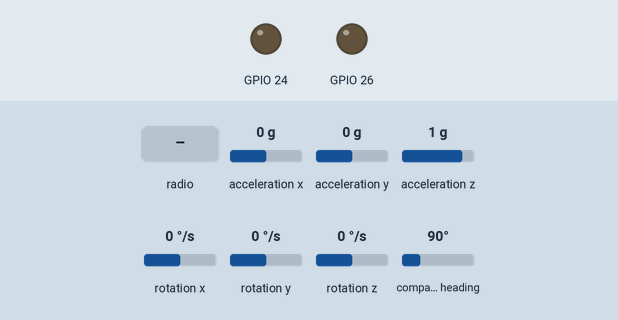
Simulated run of this program. Board: Raspberry Pi (BCM pin numbers). Shown: output pins drawn as LEDs (lit = HIGH). Inputs (shaded band) come from the test bench; at power-on: acceleration x 0 g, acceleration z 1 g, acceleration y 0 g, rotation x 0 °/s, rotation y 0 °/s, rotation z 0 °/s, compass heading 90°. The clock reads 2024-03-15 10:24:30 at power-on unless the program sets it; no radio messages arrive unless stated (any console line starting 'radio sent:' is added by the test bench); the camera gives no picture and a still takes 0.5 s; what the program prints to the terminal is not drawn.

Above: at 2.2 s.
2.3 s: radio message "1" arrives
At 4.1 s:
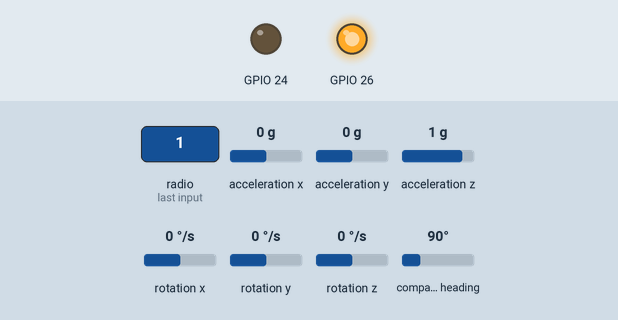
5.3 s: acceleration x set to -1.4 g
7.0 s: acceleration z set to -1.4 g
Timing chart, 0 to 10.0 s (numbered marks = the images above; inputs shaded):
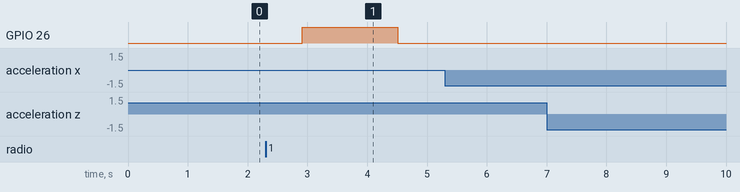

Measured:
- after the input at 2.3 s, GPIO 26: LOW → HIGH after 0.61 s, → LOW 1.6 s later
- after the input at 5.3 s, every drawn part: stays the same
- after the input at 7.0 s, every drawn part: stays the same

The program:

berryIMU.py
```python
# (licence header left out)
from picamera import PiCamera
import time
import math
import board
import IMU
import datetime
import os
import sys
import RPi.GPIO as GPIO
import busio
from digitalio import DigitalInOut, Direction, Pull
import adafruit_ssd1306
import adafruit_rfm9x
global beta
global counter
global sent
global command2Sent
global command3Send
global command4Sent
counter = 0
sent = 0
command2Sent = 0
command3Send = 0
command4Sent = 0
beta = 0

CS = DigitalInOut(board.CE1)
RESET = DigitalInOut(board.D25)
spi = busio.SPI(board.SCK, MOSI=board.MOSI, MISO=board.MISO)
rfm9x = adafruit_rfm9x.RFM9x(spi, CS, RESET, 915.0, baudrate=115200)
rfm9x = adafruit_rfm9x.RFM9x(spi, CS, RESET, 915.0, baudrate=9600)
rfm9x.tx_power = 23
prev_packet = None
IMU.detectIMU()     #Detect if BerryIMU is connected.
if(IMU.BerryIMUversion == 99):
    print(" No BerryIMU found... exiting ")
    sys.exit()
IMU.initIMU()       #Initialise the accelerometer, gyroscope and compass
rfm9x.send(bytes('Communications online                 \r','utf-8'))

gyroXangle = 0.0
gyroYangle = 0.0
gyroZangle = 0.0
CFangleX = 0.0
CFangleY = 0.0
kalmanX = 0.0
kalmanY = 0.0

#camera=PiCamera ()
#time.sleep (2)
#camera.resolution = (1280, 720)
#camera.vflip = True
#camera.contrast = 10
#file_name = "/home/pi/Patience/video_" + str(time.time()) + ".h264"
RAD_TO_DEG = 57.29578
M_PI = 3.14159265358979323846
G_GAIN = 0.070  # [deg/s/LSB]  If you change the dps for gyro, you need to update this value accordingly
AA =  0.40      # Complementary filter constant

GPIO.setmode(GPIO.BCM)
GPIO.setup(26, GPIO.OUT, initial=0)
GPIO.setmode(GPIO.BCM)
GPIO.setup(24, GPIO.OUT, initial = 0)

print("Waiting to connect...")
#Kalman filter variables
Q_angle = 0.02
Q_gyro = 0.0015
R_angle = 0.005
y_bias = 0.0
x_bias = 0.0
XP_00 = 0.0
XP_01 = 0.0
XP_10 = 0.0
XP_11 = 0.0
YP_00 = 0.0
YP_01 = 0.0
YP_10 = 0.0
YP_11 = 0.0
KFangleX = 0.0
KFangleY = 0.0

def kalmanFilterX ( accAngle, gyroRate, DT):
    x=0.0
    S=0.0

    global KFangleX
    global Q_angle
    global Q_gyro
    global x_bias
    global XP_00
    global XP_01
    global XP_10
    global XP_11


    KFangleX = KFangleX + DT * (gyroRate - x_bias)

    XP_00 = XP_00 + ( - DT * (XP_10 + XP_01) + Q_angle * DT )
    XP_01 = XP_01 + ( - DT * XP_11 )
    XP_10 = XP_10 + ( - DT * XP_11 )
    XP_11 = XP_11 + ( + Q_gyro * DT )

    x = accAngle - KFangleX
    S = XP_00 + R_angle
    K_0 = XP_00 / S
    K_1 = XP_10 / S

    KFangleX = KFangleX + ( K_0 * x )
    x_bias = x_bias + ( K_1 * x )

    XP_00 = XP_00 - ( K_0 * XP_00 )
    XP_01 = XP_01 - ( K_0 * XP_01 )
    XP_10 = XP_10 - ( K_1 * XP_00 )
    XP_11 = XP_11 - ( K_1 * XP_01 )

    return KFangleX

def kalmanFilterY ( accAngle, gyroRate, DT):
    y=0.0
    S=0.0

    global KFangleY
    global Q_angle
    global Q_gyro
    global y_bias
    global YP_00
    global YP_01
    global YP_10
    global YP_11

    KFangleY = KFangleY + DT * (gyroRate - y_bias)

    YP_00 = YP_00 + ( - DT * (YP_10 + YP_01) + Q_angle * DT )
    YP_01 = YP_01 + ( - DT * YP_11 )
    YP_10 = YP_10 + ( - DT * YP_11 )
    YP_11 = YP_11 + ( + Q_gyro * DT )

    y = accAngle - KFangleY
    S = YP_00 + R_angle
    K_0 = YP_00 / S
    K_1 = YP_10 / S

    KFangleY = KFangleY + ( K_0 * y )
    y_bias = y_bias + ( K_1 * y )

    YP_00 = YP_00 - ( K_0 * YP_00 )
    YP_01 = YP_01 - ( K_0 * YP_01 )
    YP_10 = YP_10 - ( K_1 * YP_00 )
    YP_11 = YP_11 - ( K_1 * YP_01 )

    return KFangleY


def Patience(RFsignal):
#    from picamera import PiCamera
#    import time
#    import math
#    import board
#    import IMU
#    import datetime
#    import os
#    import sys
#    import RPi.GPIO as GPIO
#    import busio
#    from digitalio import DigitalInOut, Direction, Pull
#    import adafruit_ssd1306
#    import adafruit_rfm9x

    # Create the I2C interface.

    ################# Compass Calibration values ############
    # Use calibrateBerryIMU.py to get calibration values
    # Calibrating the compass isnt mandatory, however a calibrated
    # compass will result in a more accurate heading value.

    magXmin =  399
    magYmin =  -3285
    magZmin =  1870
    magXmax =  488
    magYmax =  -3224
    magZmax =  1971


    '''
    Here is an example:
    magXmin =  -1748
    magYmin =  -1025
    magZmin =  -1876
    magXmax =  959
    magYmax =  1651
    magZmax =  708
    Dont use the above values, these are just an example.
    '''
    ############### END Calibration offsets #################
    global counter
    global sent
    global command2Sent
    global command3Send
    gyroXangle = 0.0
    gyroYangle = 0.0
    gyroZangle = 0.0
    CFangleX = 0.0
    CFangleY = 0.0
    kalmanX = 0.0
    kalmanY = 0.0


    a = datetime.datetime.now()

    #print("Start recording...")
    #camera.start_recording(file_name)
    #camera.wait_recording(5)
    #camera.stop_recording()
    global beta

#    while True:
    blastoff = RFsignal
    if blastoff is not None:
        packet_text = str(blastoff, "utf-8")
        print("Received (utf-8): {0}".format(packet_text))
        counter = counter + 1

    if ((counter == 1) and blastoff is not None):
        if (sent == 0):
            sent = 1
            rfm9x.send(bytes('Ready for takeoff                      \r', 'utf-8'))

    if (counter == 2):
        if (command2Sent == 0):
            command2Sent = 1
            rfm9x.send(bytes('TAKEOFF!                              \r', 'utf-8'))
            GPIO.output(24,1)
            time.sleep(01.50)
        else:
            GPIO.output(24,0)
    if (counter == 3):
        if (command3Send == 0):
            command3Send = 1
            rfm9x.send(bytes('Deployment!                           \r', 'utf-8'))
        if ((command3Send <= 5) and (beta <= 5)):
            GPIO.output(26,1)
            command3Send += 1
            beta += 1
           # time.sleep(01.50)
    if (counter == 4):
#        if (command4Sent == 0):
#            command4Sent == 1
        counter = 0
        beta = 0
        sent = 0
        command2Sent = 0
        command3Send = 0
        command4Sent = 0
        rfm9x.send(bytes('Reset', 'utf-8'))
    packet_text = None
    blastoff = None
#            command3Sent = 1 #make elseif so that primary deploy calls this case
#Read the accelerometer,gyroscope and magnetometer values
    ACCx = IMU.readACCz()
    ACCy = IMU.readACCx()
    ACCz = IMU.readACCy()
    GYRx = IMU.readGYRz()
    GYRy = IMU.readGYRx()
    GYRz = IMU.readGYRy()
    MAGx = IMU.readMAGz()
    MAGy = IMU.readMAGx()
    MAGz = IMU.readMAGy()


    #Apply compass calibration
    MAGx -= (magZmin + magZmax) /2
    MAGy -= (magXmin + magXmax) /2
    MAGz -= (magYmin + magYmax) /2


    ##Calculate loop Period(LP). How long between Gyro Reads
    b = datetime.datetime.now() - a
    a = datetime.datetime.now()
    LP = b.microseconds/(1000000*1.0)
    outputString = "Loop Time %5.2f " % ( LP )


    #Convert Gyro raw to degrees per second
    rate_gyr_x =  GYRx * G_GAIN
    rate_gyr_y =  -GYRy * G_GAIN
    rate_gyr_z =  -GYRz * G_GAIN


    #Calculate the angles from the gyro.
    gyroXangle+=rate_gyr_x*LP
    gyroYangle+=rate_gyr_y*LP
    gyroZangle+=rate_gyr_z*LP


   #Convert Accelerometer values to degrees
    AccYangle =  -(math.atan2(ACCy,ACCz)*RAD_TO_DEG) + 180
    AccXangle =  -(math.atan2(ACCz,ACCx)+M_PI)*RAD_TO_DEG +90
    AccZangle =  (math.atan2(ACCy,ACCx)*RAD_TO_DEG)
   #convert the values to -180 and +180
    if AccXangle > 180:
        AccXangle -= 360.0
    if AccYangle > 180 or AccYangle < 0:
        AccYangle -= 360

    #else:
        #AccYangle += 90.0


    #Complementary filter used to combine the accelerometer and gyro values.
    CFangleX=AA*(CFangleX+rate_gyr_x*LP) +(1 - AA) * AccXangle
    CFangleY=AA*(CFangleY+rate_gyr_y*LP) +(1 - AA) * AccYangle

    #Kalman filter used to combine the accelerometer and gyro values.
    kalmanY = kalmanFilterY(AccYangle, rate_gyr_y,LP)
    kalmanX = kalmanFilterX(AccXangle, rate_gyr_x,LP)


    #Calculate heading
    heading = 180 * math.atan2(MAGy,MAGx)/M_PI

    #Only have our heading between 0 and 360
    if heading < 0:
        heading += 360


    ####################################################################
    ###################Tilt compensated heading#########################
    ####################################################################
    #Normalize accelerometer raw values.
    accXnorm = ACCx/math.sqrt(ACCx * ACCx + ACCy * ACCy + ACCz * ACCz)
    accYnorm = ACCy/math.sqrt(ACCx * ACCx + ACCy * ACCy + ACCz * ACCz)


    #Calculate pitch and roll
    pitch = math.asin(accXnorm)
    try:
        roll = -math.asin(accYnorm/math.cos(pitch))
    except Exception:
        roll = 1


    #Calculate the new tilt compensated values
    #The compass and accelerometer are orientated differently on the the BerryIMUv1, v2 and v3.
    #This needs to be taken into consideration when performing the calculations

    #X compensation
    if(IMU.BerryIMUversion == 1 or IMU.BerryIMUversion == 3):            #LSM9DS0 and (LSM6DSL & LIS2MDL)
        magXcomp = MAGx*math.cos(pitch)+MAGz*math.sin(pitch)
    else:                                                                #LSM9DS1
        magXcomp = MAGx*math.cos(pitch)-MAGz*math.sin(pitch)

    #Y compensation
    if(IMU.BerryIMUversion == 1 or IMU.BerryIMUversion == 3):            #LSM9DS0 and (LSM6DSL & LIS2MDL)
        magYcomp = MAGx*math.sin(roll)*math.sin(pitch)+MAGy*math.cos(roll)-MAGz*math.sin(roll)*math.cos(pitch)
    else:                                                                #LSM9DS1
        magYcomp = MAGx*math.sin(roll)*math.sin(pitch)+MAGy*math.cos(roll)+MAGz*math.sin(roll)*math.cos(pitch)


    #Calculate tilt compensated heading
    tiltCompensatedHeading = 180 * math.atan2(magYcomp,magXcomp)/M_PI

    if tiltCompensatedHeading < 0:
        tiltCompensatedHeading += 360


    ##################### END Tilt Compensation ########################


    if 1:                       #Change to '0' to stop showing the angles from the accelerometer
        outputString += "#  ACCX Angle %5.2f ACCY Angle %5.2f ACCZ Angle %5.2f #  " % (AccXangle, AccYangle, AccZangle)

    if 0:                       #Change to '0' to stop  showing the angles from the gyro
        outputString +="\t# GRYX Angle %5.2f  GYRY Angle %5.2f  GYRZ Angle %5.2f # " % (gyroXangle,gyroYangle,gyroZangle)

    if 0:                       #Change to '0' to stop  showing the angles from the complementary filter
        outputString +="\t#  CFangleX Angle %5.2f   CFangleY Angle %5.2f  #" % (CFangleX,CFangleY)

    if 0:                       #Change to '0' to stop  showing the heading
        outputString +="\t# HEADING %5.2f  tiltCompensatedHeading %5.2f #" % (heading,tiltCompensatedHeading)

    if 0:                       #Change to '0' to stop  showing the angles from the Kalman filter
        outputString +="\t# kalmanX %5.2f   kalmanY %5.2f #" % (kalmanX,kalmanY)
    if 1:
        outputString +="\t# Pitch %5.2f Roll %5.2f counter %5.2f beta %5.2f #" % (pitch, roll, counter, beta)
    if (abs(pitch)>=1.3 or abs(roll)>=1.3) and beta == 0:
        outputString +="\n Ignition"
        counter = 3
        command3Send = 0
        #GPIO.output(26, 1)
        #strPitch=str(pitch)
        #GPIO.output(26, 1)
#        data = bytearray('Deployed ', 'utf-8')
#        rfm9x.send(data)
        beta = 1
#        time.sleep(2)
    elif (abs(pitch) >= 1.3 or abs(roll)>=1.3) and beta >= 5:
        GPIO.output(26, 0)
    print(outputString)
    #slow program down a bit, makes the output more readable
#    time.sleep(0.03)
    #camera.stop_recording()
    i2c = busio.I2C(board.SCL, board.SDA)
init = 0
while True:
    Comm = rfm9x.receive()
    if Comm is not None:
        Patience(Comm)
        init = 1
    elif ((Comm is None) and (init != 1)):
        init = 0
    else:
        Patience(None)
```

LSM9DS0.py
```python
LSM9DS0_MAG_ADDRESS	=	0x1E
LSM9DS0_ACC_ADDRESS	=	0x1E
LSM9DS0_GYR_ADDRESS =       0x6A

#LSM9DS0 Gyro Registers
LSM9DS0_WHO_AM_I_G	=	0x0F
LSM9DS0_CTRL_REG1_G	=	0x20
LSM9DS0_CTRL_REG2_G	=	0x21
LSM9DS0_CTRL_REG3_G	=	0x22
LSM9DS0_CTRL_REG4_G	=	0x23
LSM9DS0_CTRL_REG5_G	=	0x24
LSM9DS0_REFERENCE_G	=	0x25
LSM9DS0_STATUS_REG_G	=	0x27
LSM9DS0_OUT_X_L_G	=	0x28
LSM9DS0_OUT_X_H_G	=	0x29
LSM9DS0_OUT_Y_L_G	=	0x2A
LSM9DS0_OUT_Y_H_G	=	0x2B
LSM9DS0_OUT_Z_L_G	=	0x2C
LSM9DS0_OUT_Z_H_G	=	0x2D
LSM9DS0_FIFO_CTRL_REG_G	=	0x2E
LSM9DS0_FIFO_SRC_REG_G	=	0x2F
LSM9DS0_INT1_CFG_G	=	0x30
LSM9DS0_INT1_SRC_G	=	0x31
LSM9DS0_INT1_THS_XH_G	=	0x32
LSM9DS0_INT1_THS_XL_G	=	0x33
LSM9DS0_INT1_THS_YH_G	=	0x34
LSM9DS0_INT1_THS_YL_G	=	0x35
LSM9DS0_INT1_THS_ZH_G	=	0x36
LSM9DS0_INT1_THS_ZL_G	=	0x37
LSM9DS0_INT1_DURATION_G	=	0x38

#LSM9DS0 Accel and Magneto Registers
LSM9DS0_OUT_TEMP_L_XM	=	0x05
LSM9DS0_OUT_TEMP_H_XM	=	0x06
LSM9DS0_STATUS_REG_M	=	0x07
LSM9DS0_OUT_X_L_M	=	0x08
LSM9DS0_OUT_X_H_M	=	0x09
LSM9DS0_OUT_Y_L_M	=	0x0A
LSM9DS0_OUT_Y_H_M	=	0x0B
LSM9DS0_OUT_Z_L_M	=	0x0C
LSM9DS0_OUT_Z_H_M	=	0x0D
LSM9DS0_WHO_AM_I_XM	=	0x0F
LSM9DS0_INT_CTRL_REG_M	=	0x12
LSM9DS0_INT_SRC_REG_M	=	0x13
LSM9DS0_INT_THS_L_M	=	0x14
LSM9DS0_INT_THS_H_M	=	0x15
LSM9DS0_OFFSET_X_L_M	=	0x16
LSM9DS0_OFFSET_X_H_M	=	0x17
LSM9DS0_OFFSET_Y_L_M	=	0x18
LSM9DS0_OFFSET_Y_H_M	=	0x19
LSM9DS0_OFFSET_Z_L_M	=	0x1A
LSM9DS0_OFFSET_Z_H_M	=	0x1B
LSM9DS0_REFERENCE_X	=	0x1C
LSM9DS0_REFERENCE_Y	=	0x1D
LSM9DS0_REFERENCE_Z	=	0x1E
LSM9DS0_CTRL_REG0_XM	=	0x1F
LSM9DS0_CTRL_REG1_XM	=	0x20
LSM9DS0_CTRL_REG2_XM	=	0x21
LSM9DS0_CTRL_REG3_XM	=	0x22
LSM9DS0_CTRL_REG4_XM	=	0x23
LSM9DS0_CTRL_REG5_XM	=	0x24
LSM9DS0_CTRL_REG6_XM	=	0x25
LSM9DS0_CTRL_REG7_XM	=	0x26
LSM9DS0_STATUS_REG_A	=	0x27
LSM9DS0_OUT_X_L_A	=	0x28
LSM9DS0_OUT_X_H_A	=	0x29
LSM9DS0_OUT_Y_L_A	=	0x2A
LSM9DS0_OUT_Y_H_A	=	0x2B
LSM9DS0_OUT_Z_L_A	=	0x2C
LSM9DS0_OUT_Z_H_A	=	0x2D
LSM9DS0_FIFO_CTRL_REG	=	0x2E
LSM9DS0_FIFO_SRC_REG	=	0x2F
LSM9DS0_INT_GEN_1_REG	=	0x30
LSM9DS0_INT_GEN_1_SRC	=	0x31
LSM9DS0_INT_GEN_1_THS	=	0x32
LSM9DS0_INT_GEN_1_DURATION	=	0x33
LSM9DS0_INT_GEN_2_REG	=	0x34
LSM9DS0_INT_GEN_2_SRC	=	0x35
LSM9DS0_INT_GEN_2_THS	=	0x36
LSM9DS0_INT_GEN_2_DURATION	=	0x37
LSM9DS0_CLICK_CFG	=	0x38
LSM9DS0_CLICK_SRC	=	0x39
LSM9DS0_CLICK_THS	=	0x3A
LSM9DS0_TIME_LIMIT	=	0x3B
LSM9DS0_TIME_LATENCY	=	0x3C
LSM9DS0_TIME_WINDOW	=	0x3D
```

LSM9DS1.py
```python
LSM9DS1_MAG_ADDRESS	= 0x1C	#Would be 0x1E if SDO_M is HIGH
LSM9DS1_ACC_ADDRESS	= 0x6A
LSM9DS1_GYR_ADDRESS = 0x6A  #Would be 0x6B if SDO_AG is HIGH


#/////////////////////////////////////////
#// LSM9DS1 Accel/Gyro (XL/G) Registers //
#/////////////////////////////////////////
LSM9DS1_ACT_THS				= 0x04
LSM9DS1_ACT_DUR				= 0x05
LSM9DS1_INT_GEN_CFG_XL		= 0x06
LSM9DS1_INT_GEN_THS_X_XL	= 0x07
LSM9DS1_INT_GEN_THS_Y_XL	= 0x08
LSM9DS1_INT_GEN_THS_Z_XL	= 0x09
LSM9DS1_INT_GEN_DUR_XL		= 0x0A
LSM9DS1_REFERENCE_G			= 0x0B
LSM9DS1_INT1_CTRL			= 0x0C
LSM9DS1_INT2_CTRL			= 0x0D
LSM9DS1_WHO_AM_I_XG			= 0x0F
LSM9DS1_CTRL_REG1_G			= 0x10
LSM9DS1_CTRL_REG2_G			= 0x11
LSM9DS1_CTRL_REG3_G			= 0x12
LSM9DS1_ORIENT_CFG_G		= 0x13
LSM9DS1_INT_GEN_SRC_G		= 0x14
LSM9DS1_OUT_TEMP_L			= 0x15
LSM9DS1_OUT_TEMP_H			= 0x16
LSM9DS1_STATUS_REG_0		= 0x17
LSM9DS1_OUT_X_L_G			= 0x18
LSM9DS1_OUT_X_H_G			= 0x19
LSM9DS1_OUT_Y_L_G			= 0x1A
LSM9DS1_OUT_Y_H_G			= 0x1B
LSM9DS1_OUT_Z_L_G			= 0x1C
LSM9DS1_OUT_Z_H_G			= 0x1D
LSM9DS1_CTRL_REG4			= 0x1E
LSM9DS1_CTRL_REG5_XL		= 0x1F
LSM9DS1_CTRL_REG6_XL		= 0x20
LSM9DS1_CTRL_REG7_XL		= 0x21
LSM9DS1_CTRL_REG8			= 0x22
LSM9DS1_CTRL_REG9			= 0x23
LSM9DS1_CTRL_REG10			= 0x24
LSM9DS1_INT_GEN_SRC_XL		= 0x26
LSM9DS1_STATUS_REG_1		= 0x27
LSM9DS1_OUT_X_L_XL			= 0x28
LSM9DS1_OUT_X_H_XL			= 0x29
LSM9DS1_OUT_Y_L_XL			= 0x2A
LSM9DS1_OUT_Y_H_XL			= 0x2B
LSM9DS1_OUT_Z_L_XL			= 0x2C
LSM9DS1_OUT_Z_H_XL			= 0x2D
LSM9DS1_FIFO_CTRL			= 0x2E
LSM9DS1_FIFO_SRC			= 0x2F
LSM9DS1_INT_GEN_CFG_G		= 0x30
LSM9DS1_INT_GEN_THS_XH_G	= 0x31
LSM9DS1_INT_GEN_THS_XL_G	= 0x32
LSM9DS1_INT_GEN_THS_YH_G	= 0x33
LSM9DS1_INT_GEN_THS_YL_G	= 0x34
LSM9DS1_INT_GEN_THS_ZH_G	= 0x35
LSM9DS1_INT_GEN_THS_ZL_G	= 0x36
LSM9DS1_INT_GEN_DUR_G		= 0x37

#///////////////////////////////
#// LSM9DS1 Magneto Registers //
#///////////////////////////////
LSM9DS1_OFFSET_X_REG_L_M	= 0x05
LSM9DS1_OFFSET_X_REG_H_M	= 0x06
LSM9DS1_OFFSET_Y_REG_L_M	= 0x07
LSM9DS1_OFFSET_Y_REG_H_M	= 0x08
LSM9DS1_OFFSET_Z_REG_L_M	= 0x09
LSM9DS1_OFFSET_Z_REG_H_M	= 0x0A
LSM9DS1_WHO_AM_I_M			= 0x0F
LSM9DS1_CTRL_REG1_M			= 0x20
LSM9DS1_CTRL_REG2_M			= 0x21
LSM9DS1_CTRL_REG3_M			= 0x22
LSM9DS1_CTRL_REG4_M			= 0x23
LSM9DS1_CTRL_REG5_M			= 0x24
LSM9DS1_STATUS_REG_M		= 0x27
LSM9DS1_OUT_X_L_M			= 0x28
LSM9DS1_OUT_X_H_M			= 0x29
LSM9DS1_OUT_Y_L_M			= 0x2A
LSM9DS1_OUT_Y_H_M			= 0x2B
LSM9DS1_OUT_Z_L_M			= 0x2C
LSM9DS1_OUT_Z_H_M			= 0x2D
LSM9DS1_INT_CFG_M			= 0x30
LSM9DS1_INT_SRC_M			= 0x30
LSM9DS1_INT_THS_L_M			= 0x32
LSM9DS1_INT_THS_H_M			= 0x33

#////////////////////////////////
#// LSM9DS1 WHO_AM_I Responses //
#////////////////////////////////
LSM9DS1_WHO_AM_I_AG_RSP		= 0x68
LSM9DS1_WHO_AM_I_M_RSP		= 0x3D
```

LSM6DSL.py
```python
LSM6DSL_ADDRESS          =  0x6A

LSM6DSL_WHO_AM_I         =  0x0F
LSM6DSL_RAM_ACCESS       =  0x01
LSM6DSL_CTRL1_XL         =  0x10
LSM6DSL_CTRL8_XL         =  0x17
LSM6DSL_CTRL2_G          =  0x11
LSM6DSL_CTRL10_C         =  0x19
LSM6DSL_TAP_CFG1         =  0x58
LSM6DSL_INT1_CTR         =  0x0D
LSM6DSL_CTRL3_C          =  0x12
LSM6DSL_CTRL4_C          =  0x13

LSM6DSL_STEP_COUNTER_L       =  0x4B
LSM6DSL_STEP_COUNTER_H       =  0x4C

LSM6DSL_OUTX_L_XL        =  0x28
LSM6DSL_OUTX_H_XL        =  0x29
LSM6DSL_OUTY_L_XL        =  0x2A
LSM6DSL_OUTY_H_XL        =  0x2B
LSM6DSL_OUTZ_L_XL        =  0x2C
LSM6DSL_OUTZ_H_XL        =  0x2D

LSM6DSL_OUT_L_TEMP       =  0x20
LSM6DSL_OUT_H_TEMP       =  0x21

LSM6DSL_OUTX_L_G         =  0x22
LSM6DSL_OUTX_H_G         =  0x23
LSM6DSL_OUTY_L_G         =  0x24
LSM6DSL_OUTY_H_G         =  0x25
LSM6DSL_OUTZ_L_G         =  0x26
LSM6DSL_OUTZ_H_G         =  0x27

LSM6DSL_TAP_CFG          =  0x58
LSM6DSL_WAKE_UP_SRC      =  0x1B
LSM6DSL_WAKE_UP_DUR      =  0x5C
LSM6DSL_FREE_FALL        =  0x5D
LSM6DSL_MD1_CFG          =  0x5E
LSM6DSL_MD2_CFG          =  0x5F
LSM6DSL_WAKE_UP_SRC      =  0x1B
LSM6DSL_TAP_THS_6D       =  0x59
LSM6DSL_INT_DUR2         =  0x5A
LSM6DSL_WAKE_UP_THS      =  0x5B
LSM6DSL_FUNC_SRC1        =  0x53
```

Source omitted: IMU.py (11814 bytes), LIS3MDL.py (550 bytes)
